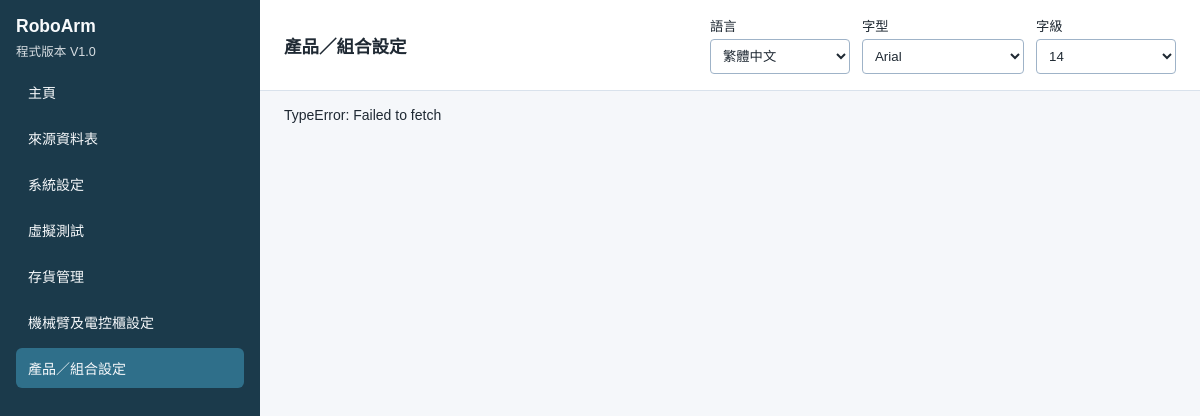
The page /page/product_combinations on the database its author committed.
### tables this page shows
CREATE TABLE "ui_text" (
                TxId INTEGER PRIMARY KEY,
                text_key TEXT NOT NULL UNIQUE,
                zh_TW TEXT NOT NULL,
                en TEXT NOT NULL,
                zh_CN TEXT NOT NULL,
                isDisable INTEGER NOT NULL DEFAULT 0
            );

CREATE TABLE languages (
                code TEXT PRIMARY KEY,
                sort_order INTEGER NOT NULL,
                label_key TEXT NOT NULL
            );

### app/main.py (the view)
@app.get("/page/{menu_key}", response_class=HTMLResponse)
def page(request: Request, menu_key: str) -> HTMLResponse:
    return render_menu_page(request, menu_key)

### app/templates/page.html (shortened to what this page needs)
<!DOCTYPE html>
<html lang="{{ prefs.language }}" translate="no" class="notranslate">
<head>
  <link rel="stylesheet" href="/static/css/app.css">
  {% if table_ui %}
  <link rel="stylesheet" href="/static/css/table_ui.css?v=edit_form_2col1">
  {% endif %}
</head>
<body>
  <div class="layout">
    <aside class="sidebar" id="sidebar">
      <div class="sidebar-header">
        <div class="sidebar-brand-block">
          <div class="brand">{{ app_name }}</div>
          <div class="program-version">{{ t('label_program_version') }} {{ version }}</div>
        </div>
      </div>
      <nav class="menu-list">
        {% for menu in menus %}
        <a
          class="menu-item{% if menu.menu_key == current_menu.menu_key %} active{% endif %}"
          href="{{ menu.route_path }}"
        >{{ menu.label }}</a>
        {% endfor %}
      </nav>
    </aside>
    <main class="content">
      <header class="top-bar">
        <h1 class="top-bar-title">{{ current_menu.label }}</h1>
        <div class="top-controls">
          <label class="control-block">
            <span>{{ t('label_language') }}</span>
            <select id="languageSelect">
              {% for item in languages %}
              <option value="{{ item.code }}"{% if item.code == prefs.language %} selected{% endif %}>{{ item.label }}</option>
              {% endfor %}
            </select>
          </label>
          <label class="control-block">
            <span>{{ t('label_font') }}</span>
            <select id="fontSelect">
              {% for item in font_options %}
              <option value="{{ item.id }}"{% if item.id == prefs.font %} selected{% endif %}>{{ item.label }}</option>
              {% endfor %}
            </select>
          </label>
          <label class="control-block">
            <span>{{ t('label_font_size') }}</span>
            <select id="fontSizeSelect">
              {% for size in font_sizes %}
              <option value="{{ size }}"{% if size == prefs.font_size %} selected{% endif %}>{{ size }}</option>
              {% endfor %}
            </select>
          </label>
        </div>
      </header>
      <div class="content-body{% if table_ui %} content-body-table-ui{% endif %}">
        {% if table_ui %}
        <div id="tableUiRoot" class="tui-root" data-table-key="{{ table_ui.table_key }}"></div>
        {% elif is_virtual_demo %}
        <div id="virtualDemoRoot" class="vd-root"></div>
        {% else %}
        <p>{{ t('page_placeholder') }}</p>
        {% endif %}
      </div>
    </main>
  </div>
</body>
</html>

### app/static/css/app.css (style rules this page uses)
* { box-sizing: border-box; }
html, body { margin: 0; padding: 0; min-height: 100%; font-family: var(--app-font-family); font-size: var(--app-font-size); color: #1f2933; background: #f5f7fa; }
button, input, select, textarea { font-family: var(--app-font-family); font-size: inherit; }
.layout { display: flex; min-height: 100vh; }
.sidebar { width: 260px; flex-shrink: 0; background: #1b3a4b; color: #f8fafc; display: flex; flex-direction: column; padding: 16px; gap: 12px; }
.sidebar-header { display: flex; align-items: flex-start; justify-content: space-between; gap: 8px; }
.sidebar-brand-block { display: flex; flex-direction: column; gap: 4px; }
.brand { font-size: 1.25em; font-weight: 700; }
.program-version { opacity: 0.85; font-size: 0.9em; }
.menu-list { display: flex; flex-direction: column; gap: 6px; }
.menu-item { display: block; text-decoration: none; color: #f8fafc; padding: 10px 12px; border-radius: 6px; background: transparent; }
.menu-item:hover, .menu-item.active { background: #2f6f8a; }
.content { flex: 1; display: flex; flex-direction: column; min-width: 0; min-height: 100vh; }
.top-bar { display: flex; align-items: center; justify-content: space-between; gap: 16px; padding: 16px 24px; background: #ffffff; border-bottom: 1px solid #d9e2ec; flex-wrap: wrap; }
.top-bar-title { margin: 0; font-size: 1.25em; }
.top-controls { display: flex; align-items: flex-end; gap: 12px; flex-wrap: wrap; }
.control-block { display: flex; flex-direction: column; gap: 4px; font-size: 0.95em; }
.control-block select { padding: 8px; border-radius: 4px; border: 1px solid #9fb3c8; background: #fff; color: #1f2933; min-width: 140px; }
.content-body { padding: 24px; }

### app/static/css/table_ui.css (style rules this page uses)
.sidebar { position: sticky; top: 0; align-self: flex-start; height: 100vh; overflow-y: auto; }
.content-body-table-ui { display: flex; flex-direction: column; min-height: 0; flex: 1; padding: 16px 24px 24px; overflow: hidden; }
.content { min-height: 100vh; }
.tui-root { display: flex; flex-direction: column; gap: 10px; min-height: 0; flex: 1; overflow: hidden; }

### rows shown on the page
ui_text: zh_TW "程式版本"
ui_text: label "主頁"
ui_text: label "來源資料表"
ui_text: label "系統設定"
ui_text: label "虛擬測試"
ui_text: label "存貨管理"
ui_text: label "機械臂及電控櫃設定"
ui_text: label "產品／組合設定", label "產品／組合設定"
ui_text: zh_TW "語言"
languages: code.zh_TW "繁體中文"
ui_text: zh_TW "字型"
ui_text: zh_TW "字級"

### other values the page prints
{{ app_name }} "RoboArm"
{{ version }} "V1.0"
form field value "Arial"
form field value "14"
